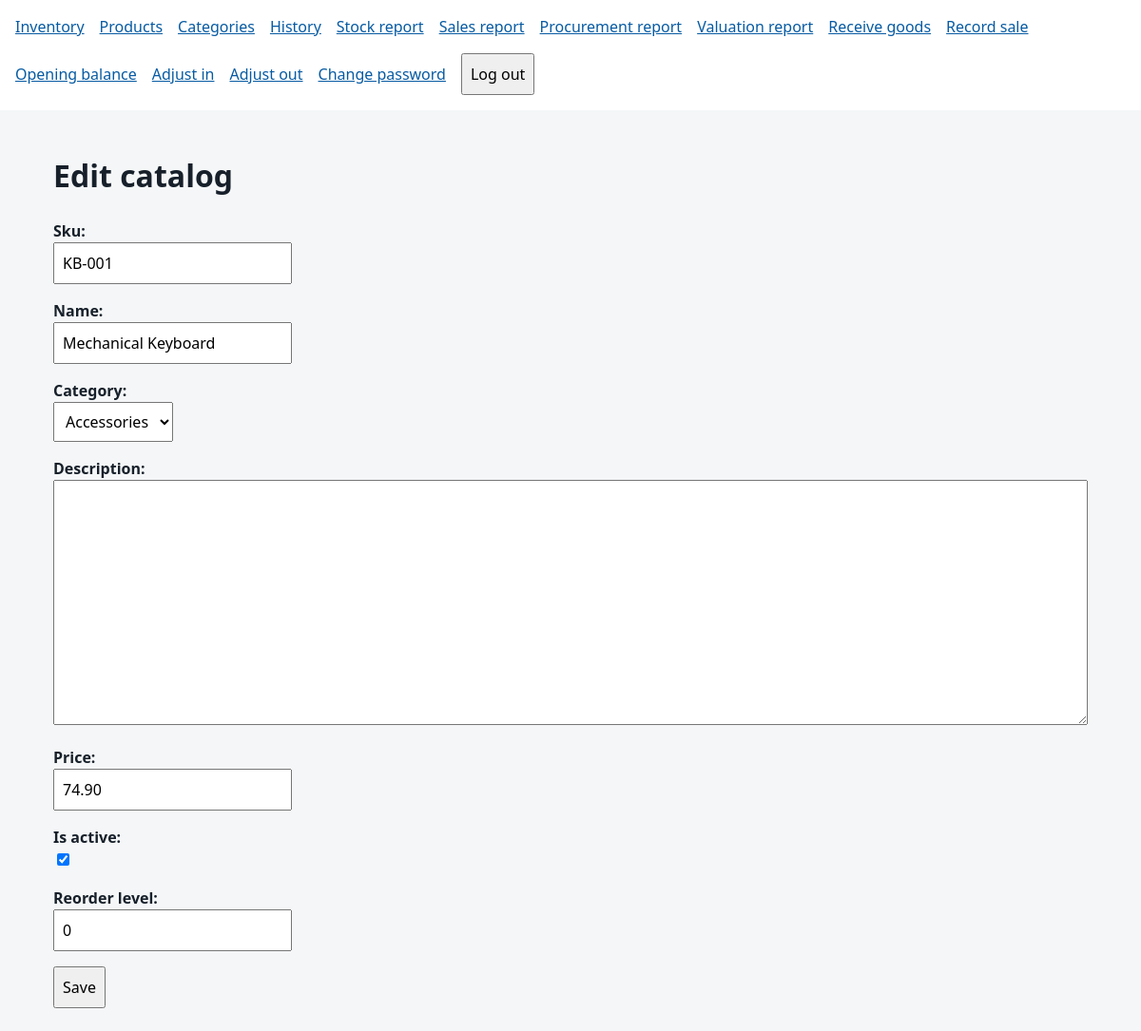
Screenshot of /products/1/edit/ (signed in) with the database file from the repository.
### inventory/models.py (models this page shows, shortened)
class Product(models.Model):
    sku = models.CharField(max_length=50, unique=True)
    name = models.CharField(max_length=200)
    category = models.ForeignKey(
        Category,
        on_delete=models.PROTECT,
        related_name="products",
    )
    price = models.DecimalField(
        max_digits=10,
        decimal_places=2,
        validators=[MinValueValidator(Decimal("0.00"))],
    )
    stock_quantity = models.PositiveIntegerField(default=0)
    reorder_level = models.PositiveIntegerField(default=0)
    created_at = models.DateTimeField(auto_now_add=True)
    updated_at = models.DateTimeField(auto_now=True)
    description = models.TextField(blank=True)
    is_active = models.BooleanField(default=True)
    average_unit_cost = models.DecimalField(max_digits=24, decimal_places=6, default=0)
    inventory_value = models.DecimalField(max_digits=24, decimal_places=6, default=0)
    class Meta:
        ordering = ["name", "id"]
        constraints = [
            models.CheckConstraint(
                condition=models.Q(price__gte=0),
                name="inventory_product_price_nonnegative",
            ),
        ]

class Category(models.Model):
    name = models.CharField(max_length=100, unique=True)
    class Meta:
        ordering = ["name"]
        verbose_name_plural = "categories"
    def __str__(self):
        return self.name

### inventory/web_views.py (the view)
# urls.py: path("products/<int:pk>/edit/", views.ProductUpdate.as_view(), name="web-product-edit"),
class ProductUpdate(LoginRequiredMixin, PermissionRequiredMixin, UpdateView):
    model = Product
    form_class = ProductForm
    permission_required = "inventory.change_product"
    template_name = "inventory/form.html"
    success_url = reverse_lazy("web-products")

### inventory/forms.py
class ProductForm(forms.ModelForm):
    class Meta:
        model = Product
        fields = ["sku", "name", "category", "description", "price", "is_active", "reorder_level"]

### templates/inventory/form.html
{% extends 'base.html' %}
{% block content %}<h1>{{ title|default:'Edit catalog' }}</h1>
<form method="post">{% csrf_token %}{{ form.as_p }}<button>Save</button></form>
{% endblock %}

### static/inventory.css (style rules this page uses)
body { margin: 0; font: 1rem/1.5 system-ui, sans-serif; color: #17202a; background: #f4f6f7; }
label { display: block; font-weight: 600; }
input, select, textarea, button { font: inherit; padding: .5rem; max-width: 100%; box-sizing: border-box; }
textarea { width: 100%; }
button { cursor: pointer; }

### rows the page displays
Product: sku "KB-001", name "Mechanical Keyboard", category "Accessories", price "74.90", is_active "☑", reorder_level "0"

### other values shown
{{ title|default:'Edit catalog' }} "Edit catalog"
